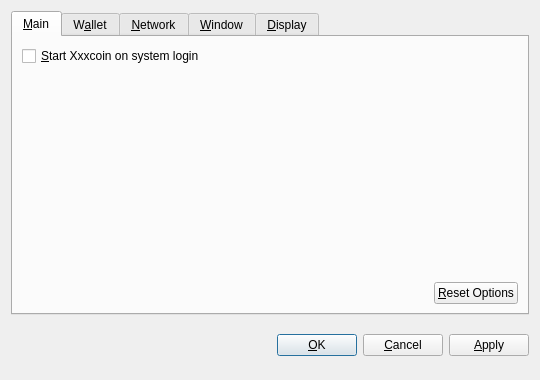
<?xml version="1.0" encoding="UTF-8"?>
<ui version="4.0">
 <class>OptionsDialog</class>
 <widget class="QDialog" name="OptionsDialog">
  <property name="geometry">
   <rect>
    <x>0</x>
    <y>0</y>
    <width>540</width>
    <height>380</height>
   </rect>
  </property>
  <property name="windowTitle">
   <string>Options</string>
  </property>
  <property name="modal">
   <bool>true</bool>
  </property>
  <layout class="QVBoxLayout" name="verticalLayout">
   <item>
    <widget class="QTabWidget" name="tabWidget">
     <property name="tabPosition">
      <enum>QTabWidget::North</enum>
     </property>
     <property name="currentIndex">
      <number>0</number>
     </property>
     <widget class="QWidget" name="tabMain">
      <attribute name="title">
       <string>&amp;Main</string>
      </attribute>
      <layout class="QVBoxLayout" name="verticalLayout_Main">
       <item>
        <widget class="QCheckBox" name="bitcoinAtStartup">
         <property name="toolTip">
          <string>Automatically start Xxxcoin after logging in to the system.</string>
         </property>
         <property name="text">
          <string>&amp;Start Xxxcoin on system login</string>
         </property>
        </widget>
       </item>
       <item>
        <spacer name="verticalSpacer_Main">
         <property name="orientation">
          <enum>Qt::Vertical</enum>
         </property>
         <property name="sizeHint" stdset="0">
          <size>
           <width>20</width>
           <height>40</height>
          </size>
         </property>
        </spacer>
       </item>
       <item>
        <layout class="QHBoxLayout" name="horizontalLayout_2_Main">
         <item>
          <spacer name="horizontalSpacer_2_Main">
           <property name="orientation">
            <enum>Qt::Horizontal</enum>
           </property>
           <property name="sizeHint" stdset="0">
            <size>
             <width>40</width>
             <height>20</height>
            </size>
           </property>
          </spacer>
         </item>
         <item>
          <widget class="QPushButton" name="resetButton">
           <property name="toolTip">
            <string>Reset all client options to default.</string>
           </property>
           <property name="text">
            <string>&amp;Reset Options</string>
           </property>
           <property name="autoDefault">
            <bool>false</bool>
           </property>
          </widget>
         </item>
        </layout>
       </item>
      </layout>
     </widget>
     <widget class="QWidget" name="tabWallet">
      <attribute name="title">
       <string>W&amp;allet</string>
      </attribute>
      <layout class="QVBoxLayout" name="verticalLayout_Network">
       <item>
        <widget class="QLabel" name="transactionFeeInfoLabel">
         <property name="text">
          <string>Optional transaction fee per kB that helps make sure your transactions are processed quickly. Most transactions are 1 kB.</string>
         </property>
         <property name="textFormat">
          <enum>Qt::PlainText</enum>
         </property>
         <property name="wordWrap">
          <bool>true</bool>
         </property>
        </widget>
       </item>
       <item>
        <layout class="QHBoxLayout" name="horizontalLayout_1_Main">
         <item>
          <widget class="QLabel" name="transactionFeeLabel">
           <property name="text">
            <string>Pay transaction &amp;fee</string>
           </property>
           <property name="textFormat">
            <enum>Qt::PlainText</enum>
           </property>
           <property name="buddy">
            <cstring>transactionFee</cstring>
           </property>
          </widget>
         </item>
         <item>
          <widget class="BitcoinAmountField" name="transactionFee"/>
         </item>
         <item>
          <spacer name="horizontalSpacer_1_Main">
           <property name="orientation">
            <enum>Qt::Horizontal</enum>
           </property>
           <property name="sizeHint" stdset="0">
            <size>
             <width>40</width>
             <height>20</height>
            </size>
           </property>
          </spacer>
         </item>
        </layout>
       </item>
       <item>
        <widget class="QLabel" name="label">
         <property name="text">
          <string>If you disable the spending of unconfirmed change, the change from a transaction cannot be used until that transaction has at least one confirmation. This also affects how your balance is computed.</string>
         </property>
         <property name="wordWrap">
          <bool>true</bool>
         </property>
        </widget>
       </item>
       <item>
        <widget class="QCheckBox" name="spendZeroConfChange">
         <property name="text">
          <string>Spend unconfirmed change  (experts only)</string>
         </property>
        </widget>
       </item>
       <item>
        <spacer name="verticalSpacer">
         <property name="orientation">
          <enum>Qt::Vertical</enum>
         </property>
         <property name="sizeHint" stdset="0">
          <size>
           <width>20</width>
           <height>40</height>
          </size>
         </property>
        </spacer>
       </item>
      </layout>
     </widget>
     <widget class="QWidget" name="tabNetwork">
      <attribute name="title">
       <string>&amp;Network</string>
      </attribute>
      <layout class="QVBoxLayout" name="verticalLayout_Network">
       <item>
        <widget class="QCheckBox" name="mapPortUpnp">
         <property name="toolTip">
          <string>Automatically open the Xxxcoin client port on the router. This only works when your router supports UPnP and it is enabled.</string>
         </property>
         <property name="text">
          <string>Map port using &amp;UPnP</string>
         </property>
        </widget>
       </item>
       <item>
        <widget class="QCheckBox" name="connectSocks">
         <property name="toolTip">
          <string>Connect to the Xxxcoin network through a SOCKS proxy (e.g. when connecting through Tor).</string>
         </property>
         <property name="text">
          <string>&amp;Connect through SOCKS proxy:</string>
         </property>
        </widget>
       </item>
       <item>
        <layout class="QHBoxLayout" name="horizontalLayout_Network">
         <item>
          <widget class="QLabel" name="proxyIpLabel">
           <property name="text">
            <string>Proxy &amp;IP:</string>
           </property>
           <property name="textFormat">
            <enum>Qt::PlainText</enum>
           </property>
           <property name="buddy">
            <cstring>proxyIp</cstring>
           </property>
          </widget>
         </item>
         <item>
          <widget class="QValidatedLineEdit" name="proxyIp">
           <property name="maximumSize">
            <size>
             <width>140</width>
             <height>16777215</height>
            </size>
           </property>
           <property name="toolTip">
            <string>IP address of the proxy (e.g. 127.0.0.1)</string>
           </property>
          </widget>
         </item>
         <item>
          <widget class="QLabel" name="proxyPortLabel">
           <property name="text">
            <string>&amp;Port:</string>
           </property>
           <property name="textFormat">
            <enum>Qt::PlainText</enum>
           </property>
           <property name="buddy">
            <cstring>proxyPort</cstring>
           </property>
          </widget>
         </item>
         <item>
          <widget class="QLineEdit" name="proxyPort">
           <property name="maximumSize">
            <size>
             <width>55</width>
             <height>16777215</height>
            </size>
           </property>
           <property name="toolTip">
            <string>Port of the proxy (e.g. 9050)</string>
           </property>
          </widget>
         </item>
         <item>
          <widget class="QLabel" name="socksVersionLabel">
           <property name="text">
            <string>SOCKS &amp;Version:</string>
           </property>
           <property name="textFormat">
            <enum>Qt::PlainText</enum>
           </property>
           <property name="buddy">
            <cstring>socksVersion</cstring>
           </property>
          </widget>
         </item>
         <item>
          <widget class="QValueComboBox" name="socksVersion">
           <property name="toolTip">
            <string>SOCKS version of the proxy (e.g. 5)</string>
           </property>
          </widget>
         </item>
         <item>
          <spacer name="horizontalSpacer_Network">
           <property name="orientation">
            <enum>Qt::Horizontal</enum>
           </property>
           <property name="sizeHint" stdset="0">
            <size>
             <width>40</width>
             <height>20</height>
            </size>
           </property>
          </spacer>
         </item>
        </layout>
       </item>
       <item>
        <spacer name="verticalSpacer_Network">
         <property name="orientation">
          <enum>Qt::Vertical</enum>
         </property>
         <property name="sizeHint" stdset="0">
          <size>
           <width>20</width>
           <height>40</height>
          </size>
         </property>
        </spacer>
       </item>
      </layout>
     </widget>
     <widget class="QWidget" name="tabWindow">
      <attribute name="title">
       <string>&amp;Window</string>
      </attribute>
      <layout class="QVBoxLayout" name="verticalLayout_Window">
       <item>
        <widget class="QCheckBox" name="minimizeToTray">
         <property name="toolTip">
          <string>Show only a tray icon after minimizing the window.</string>
         </property>
         <property name="text">
          <string>&amp;Minimize to the tray instead of the taskbar</string>
         </property>
        </widget>
       </item>
       <item>
        <widget class="QCheckBox" name="minimizeOnClose">
         <property name="toolTip">
          <string>Minimize instead of exit the application when the window is closed. When this option is enabled, the application will be closed only after selecting Quit in the menu.</string>
         </property>
         <property name="text">
          <string>M&amp;inimize on close</string>
         </property>
        </widget>
       </item>
       <item>
        <spacer name="verticalSpacer_Window">
         <property name="orientation">
          <enum>Qt::Vertical</enum>
         </property>
         <property name="sizeHint" stdset="0">
          <size>
           <width>20</width>
           <height>40</height>
          </size>
         </property>
        </spacer>
       </item>
      </layout>
     </widget>
     <widget class="QWidget" name="tabDisplay">
      <attribute name="title">
       <string>&amp;Display</string>
      </attribute>
      <layout class="QVBoxLayout" name="verticalLayout_Display">
       <item>
        <layout class="QHBoxLayout" name="horizontalLayout_1_Display">
         <item>
          <widget class="QLabel" name="langLabel">
           <property name="text">
            <string>User Interface &amp;language:</string>
           </property>
           <property name="textFormat">
            <enum>Qt::PlainText</enum>
           </property>
           <property name="buddy">
            <cstring>lang</cstring>
           </property>
          </widget>
         </item>
         <item>
          <widget class="QValueComboBox" name="lang">
           <property name="toolTip">
            <string>The user interface language can be set here. This setting will take effect after restarting Xxxcoin.</string>
           </property>
          </widget>
         </item>
        </layout>
       </item>
       <item>
        <layout class="QHBoxLayout" name="horizontalLayout_2_Display">
         <item>
          <widget class="QLabel" name="unitLabel">
           <property name="text">
            <string>&amp;Unit to show amounts in:</string>
           </property>
           <property name="textFormat">
            <enum>Qt::PlainText</enum>
           </property>
           <property name="buddy">
            <cstring>unit</cstring>
           </property>
          </widget>
         </item>
         <item>
          <widget class="QValueComboBox" name="unit">
           <property name="toolTip">
            <string>Choose the default subdivision unit to show in the interface and when sending coins.</string>
           </property>
          </widget>
         </item>
        </layout>
       </item>
       <item>
        <widget class="QCheckBox" name="displayAddresses">
         <property name="toolTip">
          <string>Whether to show Xxxcoin addresses in the transaction list or not.</string>
         </property>
         <property name="text">
          <string>&amp;Display addresses in transaction list</string>
         </property>
        </widget>
       </item>
       <item>
        <widget class="QCheckBox" name="coinControlFeatures">
         <property name="toolTip">
          <string>Whether to show coin control features or not.</string>
         </property>
         <property name="text">
          <string>Display coin &amp;control features (experts only!)</string>
         </property>
        </widget>
       </item>
       <item>
        <spacer name="verticalSpacer_Display">
         <property name="orientation">
          <enum>Qt::Vertical</enum>
         </property>
         <property name="sizeHint" stdset="0">
          <size>
           <width>20</width>
           <height>40</height>
          </size>
         </property>
        </spacer>
       </item>
      </layout>
     </widget>
    </widget>
   </item>
   <item>
    <layout class="QHBoxLayout" name="horizontalLayout_Buttons">
     <item>
      <spacer name="horizontalSpacer_1">
       <property name="orientation">
        <enum>Qt::Horizontal</enum>
       </property>
       <property name="sizeHint" stdset="0">
        <size>
         <width>40</width>
         <height>48</height>
        </size>
       </property>
      </spacer>
     </item>
     <item>
      <widget class="QLabel" name="statusLabel">
       <property name="font">
        <font>
         <weight>75</weight>
         <bold>true</bold>
        </font>
       </property>
       <property name="text">
        <string/>
       </property>
       <property name="textFormat">
        <enum>Qt::PlainText</enum>
       </property>
       <property name="wordWrap">
        <bool>true</bool>
       </property>
      </widget>
     </item>
     <item>
      <spacer name="horizontalSpacer_2">
       <property name="orientation">
        <enum>Qt::Horizontal</enum>
       </property>
       <property name="sizeHint" stdset="0">
        <size>
         <width>40</width>
         <height>48</height>
        </size>
       </property>
      </spacer>
     </item>
     <item>
      <widget class="QPushButton" name="okButton">
       <property name="text">
        <string>&amp;OK</string>
       </property>
      </widget>
     </item>
     <item>
      <widget class="QPushButton" name="cancelButton">
       <property name="text">
        <string>&amp;Cancel</string>
       </property>
       <property name="autoDefault">
        <bool>false</bool>
       </property>
      </widget>
     </item>
     <item>
      <widget class="QPushButton" name="applyButton">
       <property name="text">
        <string>&amp;Apply</string>
       </property>
       <property name="autoDefault">
        <bool>false</bool>
       </property>
      </widget>
     </item>
    </layout>
   </item>
  </layout>
 </widget>
 <customwidgets>
  <customwidget>
   <class>BitcoinAmountField</class>
   <extends>QSpinBox</extends>
   <header>bitcoinamountfield.h</header>
  </customwidget>
  <customwidget>
   <class>QValueComboBox</class>
   <extends>QComboBox</extends>
   <header>qvaluecombobox.h</header>
  </customwidget>
  <customwidget>
   <class>QValidatedLineEdit</class>
   <extends>QLineEdit</extends>
   <header>qvalidatedlineedit.h</header>
  </customwidget>
 </customwidgets>
 <resources/>
 <connections/>
</ui>
